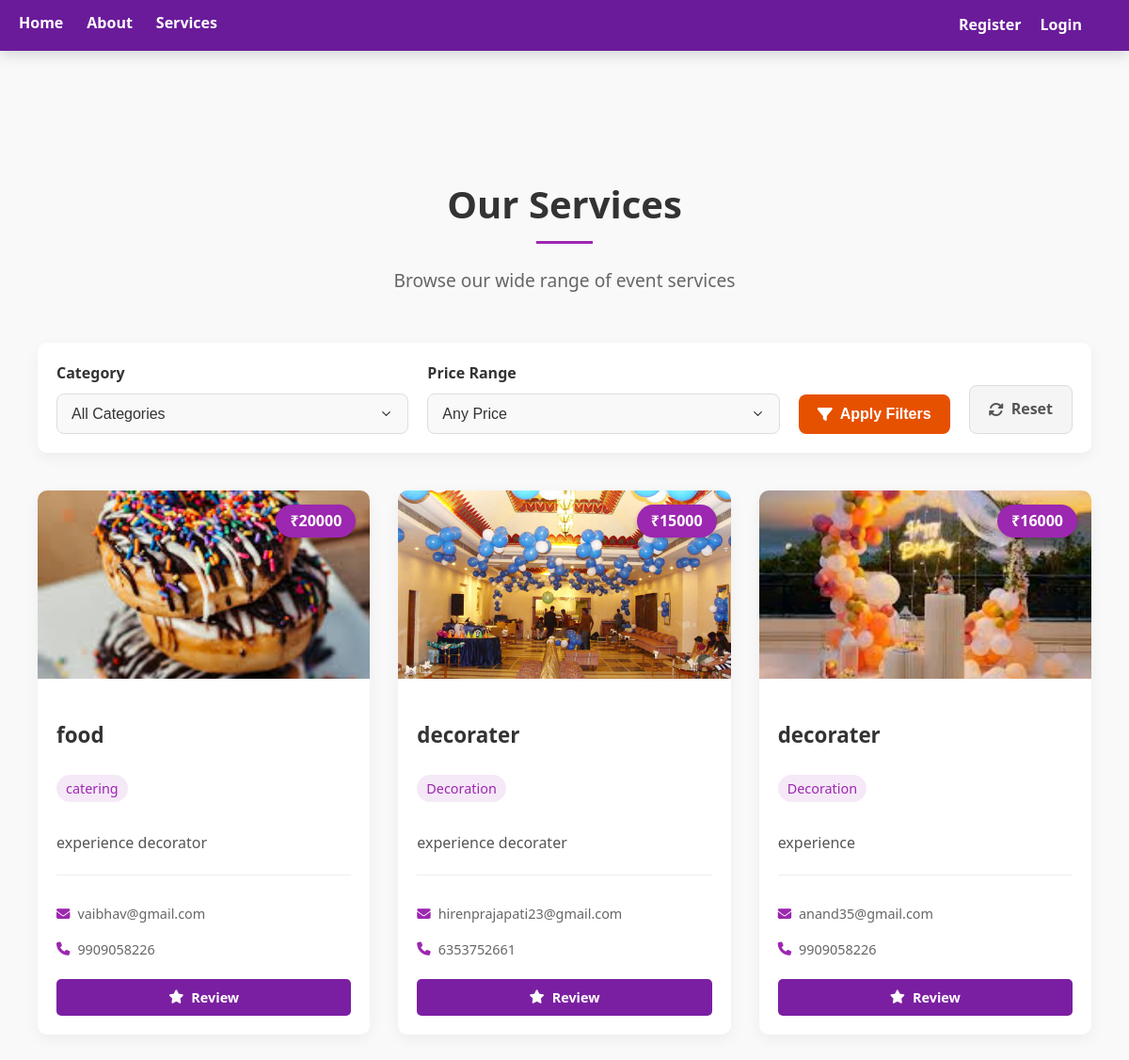
Page /services on the earlier database version.
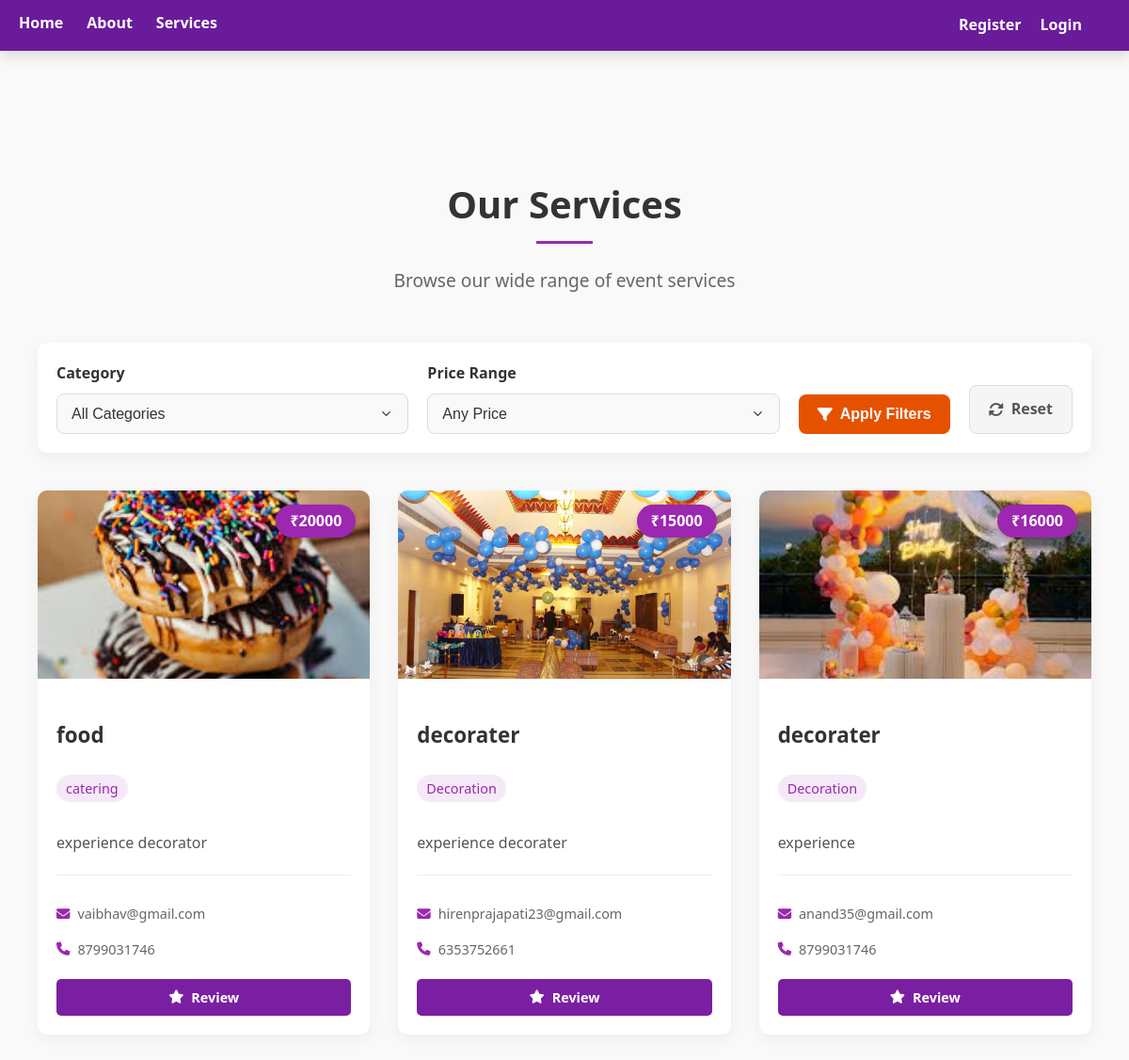
Same page on the later database version.
### model.py (models this page shows)
class Service(db.Model):
    id = db.Column(db.Integer, primary_key=True)
    title = db.Column(db.String(100))
    category = db.Column(db.String(100))
    description = db.Column(db.Text)
    price = db.Column(db.Integer)
    image = db.Column(db.String(100))
    organizer_id = db.Column(db.Integer, db.ForeignKey('user.id'))
    organizer = db.relationship('User', backref='services')

class User(db.Model):
    id = db.Column(db.Integer, primary_key=True)
    role = db.Column(db.String(10))  # customer or organizer
    name = db.Column(db.String(100))
    email = db.Column(db.String(100), unique=True)
    mobile = db.Column(db.String(15))  # New field
    password = db.Column(db.String(200))

### app.py (the view)
@app.route('/services')
def services():
    category = request.args.get('category', '')
    price_range = request.args.get('price_range', '')
    query = Service.query
    if category:
        query = query.filter(Service.category == category)
    if price_range:
        price_min, price_max = map(int, price_range.split('-'))
        query = query.filter(Service.price >= price_min, Service.price <= price_max)
    services = query.all()
    return render_template('services.html', services=services)

### templates/services.html (shortened to what this page needs)
{% extends "layout.html" %}
{% block content %}
<section class="services-section">
  <div class="container">
    <div class="section-title">
      <h2>Our Services</h2>
      <p>Browse our wide range of event services</p>
    </div>
    <div class="filter-container">
      <form id="filterForm" class="filter-form" method="GET" action="{{ url_for('services') }}">
        <div class="filter-group">
          <label for="category">Category</label>
          <select id="category" name="category" class="filter-select">
            <option value="">All Categories</option>
          </select>
        </div>
        <div class="filter-group">
          <label for="price_range">Price Range</label>
          <select id="price_range" name="price_range" class="filter-select">
            <option value="">Any Price</option>
          </select>
        </div>
        <button type="submit" class="filter-button">
          <i class="fas fa-filter"></i> Apply Filters
        </button>
        <a href="{{ url_for('services') }}" class="reset-button">
          <i class="fas fa-sync-alt"></i> Reset
        </a>
      </form>
    </div>
    {% if services %}
    <div class="services-grid">
      {% for service in services %}
      <div class="service-card">
        <div class="service-image-container">
          {% if service.image %}
            <img src="{{ url_for('static', filename='uploads/' + service.image) }}"
                alt="Service Image" class="service-image">
          {% else %}
            <img src="{{ url_for('static', filename='images/background.jpg') }}"
                alt="Default Service Image" class="service-image">
          {% endif %}
          <span class="service-price">₹{{ service.price }}</span>
        </div>
        <div class="service-content">
          <h3 class="service-title">{{ service.title }}</h3>
          <p class="service-category">{{ service.category }}</p>
          <p class="service-description">{{ service.description }}</p>
          {% if service.organizer %}
          <div class="organizer-info">
            <p><i class="fas fa-envelope"></i> {{ service.organizer.email }}</p>
            <p><i class="fas fa-phone"></i> {{ service.organizer.mobile }}</p>
          </div>
          {% endif %}
          <div class="service-actions">
            <a href="{{ url_for('review', service_id=service.id) }}" class="review-button">
              <i class="fas fa-star"></i> Review
            </a>
          </div>
        </div>
      </div>
      {% endfor %}
    </div>
    {% else %}
    <p class="no-service-message">No services available matching your criteria.</p>
    {% endif %}
  </div>
</section>
{% endblock %}

### templates/layout.html (shortened to what this page needs)
<!DOCTYPE html>
<html lang="en">
<head>
    <link rel="stylesheet" href="{{ url_for('static', filename='style.css') }}">
    <link rel="stylesheet" href="https://cdnjs.cloudflare.com/ajax/libs/font-awesome/6.5.1/css/all.min.css">
</head>
<body>
    <nav class="navbar">
        <div class="nav-links">
            <a href="{{ url_for('home') }}">Home</a>
            <a href="{{ url_for('about') }}">About</a>
            <a href="{{ url_for('services') }}">Services</a>
        </div>
        <div class="nav-auth">
            {% if 'user_id' in session %}
                <div class="profile-dropdown">
                    <button class="profile-icon" aria-label="User Profile">
                        <i class="fas fa-user"></i>
                    </button>
                    <div class="dropdown-content">
                        {% if session['role'] == 'organizer' %}
                            <a href="{{ url_for('profile_organizer') }}"><i class="fas fa-user-circle"></i> My Profile</a>
                        {% else %}
                            <a href="{{ url_for('profile_customer') }}"><i class="fas fa-user-circle"></i> My Profile</a>
                        {% endif %}
                        <a href="{{ url_for('logout') }}"><i class="fas fa-sign-out-alt"></i> Logout</a>
                    </div>
                </div>
            {% else %}
                <a href="{{ url_for('register') }}">Register</a>
                <a href="{{ url_for('login') }}">Login</a>
            {% endif %}
        </div>
    </nav>
    <div class="container">
        {% block content %}{% endblock %}
    </div>
</body>
</html>

### templates/layout.html (style rules this page uses)
.nav-auth { margin-right: 20px; padding-right: 10px; }

Differences in the rows shown:
changed through a linked row, Service "food": organizer.mobile "9909058226" → "8799031746"
changed through a linked row, Service "experience": organizer.mobile "9909058226" → "8799031746"
